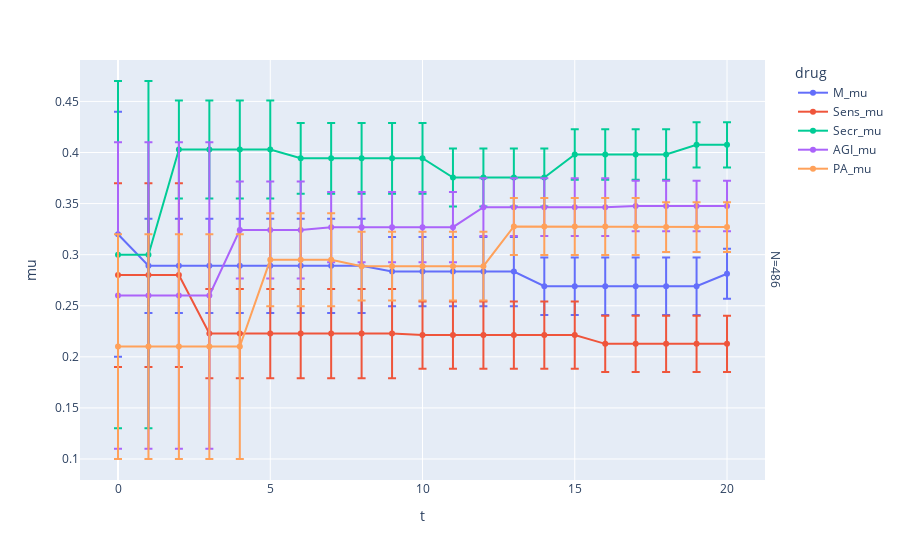

The notebook cell saved with this chart:
### Markdown cell above
Now we plot a random iteration of 20 trials. We plot
- the current belief $\mu^n_x$ for every drug
- the current uncertainty in the belief $\sigma^n_x$ as errorbars

Only when a drug is chosen, $\mu^n_x$ and $\sigma^n_x$ will change. $\sigma^n_x$ will be monotonically decreasing (we are getting more certain the more often we try a drug).

### Code cell
sample_paths = np.random.choice(1000, size=1, replace=False)
df = policy.results.loc[policy.results.N.isin(sample_paths), :]

long_df = df.melt(id_vars=["t","N"], value_vars=["M_mu", "Sens_mu", "Secr_mu", "AGI_mu", "PA_mu"], value_name="mu", var_name="drug")
long_df["sigma"] = df[["M_sigma", "Sens_sigma", "Secr_sigma", "AGI_sigma", "PA_sigma"]].unstack().values
long_df["chosen"] = df[["M_chosen", "Sens_chosen", "Secr_chosen", "AGI_chosen", "PA_chosen"]].unstack().values

px.line(data_frame=long_df, x="t", y="mu", color="drug", error_y="sigma", facet_row="N", hover_data="chosen", markers=True)

### Figure 1 — Plotly figure (JSON) as saved in the notebook; plotly's stock layout.template omitted (floating-point values rounded to 4 significant figures)
{"data": [{"customdata": [[null], [1], [0], [0], [0], [0], [0], [0], [0], [1], [0], [0], [0], [0], [1], [0], [0], [0], [0], [0], [1]], "error_y": {"array": [0.12, 0.04615, 0.04615, 0.04615, 0.04615, 0.04615, 0.04615, 0.04615, 0.04615, 0.03391, 0.03391, 0.03391, 0.03391, 0.03391, 0.02807, 0.02807, 0.02807, 0.02807, 0.02807, 0.02807, 0.02447]}, "hovertemplate": "drug=M_mu<br>N=486<br>t=%{x}<br>mu=%{y}<br>chosen=%{customdata[0]}<extra></extra>", "legendgroup": "M_mu", "line": {"color": "#636efa", "dash": "solid"}, "marker": {"symbol": "circle"}, "mode": "lines+markers", "name": "M_mu", "orientation": "v", "showlegend": true, "type": "scatter", "x": [0, 1, 2, 3, 4, 5, 6, 7, 8, 9, 10, 11, 12, 13, 14, 15, 16, 17, 18, 19, 20], "xaxis": "x", "y": [0.32, 0.2891, 0.2891, 0.2891, 0.2891, 0.2891, 0.2891, 0.2891, 0.2891, 0.2835, 0.2835, 0.2835, 0.2835, 0.2835, 0.2691, 0.2691, 0.2691, 0.2691, 0.2691, 0.2691, 0.2813], "yaxis": "y"}, {"customdata": [[null], [0], [0], [1], [0], [0], [0], [0], [0], [0], [1], [0], [0], [0], [0], [0], [1], [0], [0], [0], [0]], "error_y": {"array": [0.09, 0.09, 0.09, 0.04371, 0.04371, 0.04371, 0.04371, 0.04371, 0.04371, 0.04371, 0.03291, 0.03291, 0.03291, 0.03291, 0.03291, 0.03291, 0.02749, 0.02749, 0.02749, 0.02749, 0.02749]}, "hovertemplate": "drug=Sens_mu<br>N=486<br>t=%{x}<br>mu=%{y}<br>chosen=%{customdata[0]}<extra></extra>", "legendgroup": "Sens_mu", "line": {"color": "#EF553B", "dash": "solid"}, "marker": {"symbol": "circle"}, "mode": "lines+markers", "name": "Sens_mu", "orientation": "v", "showlegend": true, "type": "scatter", "x": [0, 1, 2, 3, 4, 5, 6, 7, 8, 9, 10, 11, 12, 13, 14, 15, 16, 17, 18, 19, 20], "xaxis": "x", "y": [0.28, 0.28, 0.28, 0.2228, 0.2228, 0.2228, 0.2228, 0.2228, 0.2228, 0.2228, 0.2213, 0.2213, 0.2213, 0.2213, 0.2213, 0.2213, 0.2127, 0.2127, 0.2127, 0.2127, 0.2127], "yaxis": "y"}, {"customdata": [[null], [0], [1], [0], [0], [0], [1], [0], [0], [0], [0], [1], [0], [0], [0], [1], [0], [0], [0], [1], [0]], "error_y": {"array": [0.17, 0.17, 0.04797, 0.04797, 0.04797, 0.04797, 0.03461, 0.03461, 0.03461, 0.03461, 0.03461, 0.02846, 0.02846, 0.02846, 0.02846, 0.02473, 0.02473, 0.02473, 0.02473, 0.02217, 0.02217]}, "hovertemplate": "drug=Secr_mu<br>N=486<br>t=%{x}<br>mu=%{y}<br>chosen=%{customdata[0]}<extra></extra>", "legendgroup": "Secr_mu", "line": {"color": "#00cc96", "dash": "solid"}, "marker": {"symbol": "circle"}, "mode": "lines+markers", "name": "Secr_mu", "orientation": "v", "showlegend": true, "type": "scatter", "x": [0, 1, 2, 3, 4, 5, 6, 7, 8, 9, 10, 11, 12, 13, 14, 15, 16, 17, 18, 19, 20], "xaxis": "x", "y": [0.3, 0.3, 0.403, 0.403, 0.403, 0.403, 0.3944, 0.3944, 0.3944, 0.3944, 0.3944, 0.3755, 0.3755, 0.3755, 0.3755, 0.3981, 0.3981, 0.3981, 0.3981, 0.4076, 0.4076], "yaxis": "y"}, {"customdata": [[null], [0], [0], [0], [1], [0], [0], [1], [0], [0], [0], [0], [1], [0], [0], [0], [0], [1], [0], [0], [0]], "error_y": {"array": [0.15, 0.15, 0.15, 0.15, 0.04743, 0.04743, 0.04743, 0.03441, 0.03441, 0.03441, 0.03441, 0.03441, 0.02835, 0.02835, 0.02835, 0.02835, 0.02835, 0.02466, 0.02466, 0.02466, 0.02466]}, "hovertemplate": "drug=AGI_mu<br>N=486<br>t=%{x}<br>mu=%{y}<br>chosen=%{customdata[0]}<extra></extra>", "legendgroup": "AGI_mu", "line": {"color": "#ab63fa", "dash": "solid"}, "marker": {"symbol": "circle"}, "mode": "lines+markers", "name": "AGI_mu", "orientation": "v", "showlegend": true, "type": "scatter", "x": [0, 1, 2, 3, 4, 5, 6, 7, 8, 9, 10, 11, 12, 13, 14, 15, 16, 17, 18, 19, 20], "xaxis": "x", "y": [0.26, 0.26, 0.26, 0.26, 0.3241, 0.3241, 0.3241, 0.3269, 0.3269, 0.3269, 0.3269, 0.3269, 0.3465, 0.3465, 0.3465, 0.3465, 0.3465, 0.3476, 0.3476, 0.3476, 0.3476], "yaxis": "y"}, {"customdata": [[null], [0], [0], [0], [0], [1], [0], [0], [1], [0], [0], [0], [0], [1], [0], [0], [0], [0], [1], [0], [0]], "error_y": {"array": [0.11, 0.11, 0.11, 0.11, 0.11, 0.04552, 0.04552, 0.04552, 0.03366, 0.03366, 0.03366, 0.03366, 0.03366, 0.02792, 0.02792, 0.02792, 0.02792, 0.02792, 0.02438, 0.02438, 0.02438]}, "hovertemplate": "drug=PA_mu<br>N=486<br>t=%{x}<br>mu=%{y}<br>chosen=%{customdata[0]}<extra></extra>", "legendgroup": "PA_mu", "line": {"color": "#FFA15A", "dash": "solid"}, "marker": {"symbol": "circle"}, "mode": "lines+markers", "name": "PA_mu", "orientation": "v", "showlegend": true, "type": "scatter", "x": [0, 1, 2, 3, 4, 5, 6, 7, 8, 9, 10, 11, 12, 13, 14, 15, 16, 17, 18, 19, 20], "xaxis": "x", "y": [0.21, 0.21, 0.21, 0.21, 0.21, 0.2949, 0.2949, 0.2949, 0.2887, 0.2887, 0.2887, 0.2887, 0.2887, 0.3276, 0.3276, 0.3276, 0.3276, 0.3276, 0.327, 0.327, 0.327], "yaxis": "y"}], "layout": {"annotations": [{"font": {}, "showarrow": false, "text": "N=486", "textangle": 90, "x": 0.98, "xanchor": "left", "xref": "paper", "y": 0.5, "yanchor": "middle", "yref": "paper"}], "legend": {"title": {"text": "drug"}, "tracegroupgap": 0}, "margin": {"t": 60}, "xaxis": {"anchor": "y", "domain": [0, 0.98], "title": {"text": "t"}}, "yaxis": {"anchor": "x", "domain": [0, 1], "title": {"text": "mu"}}}}
